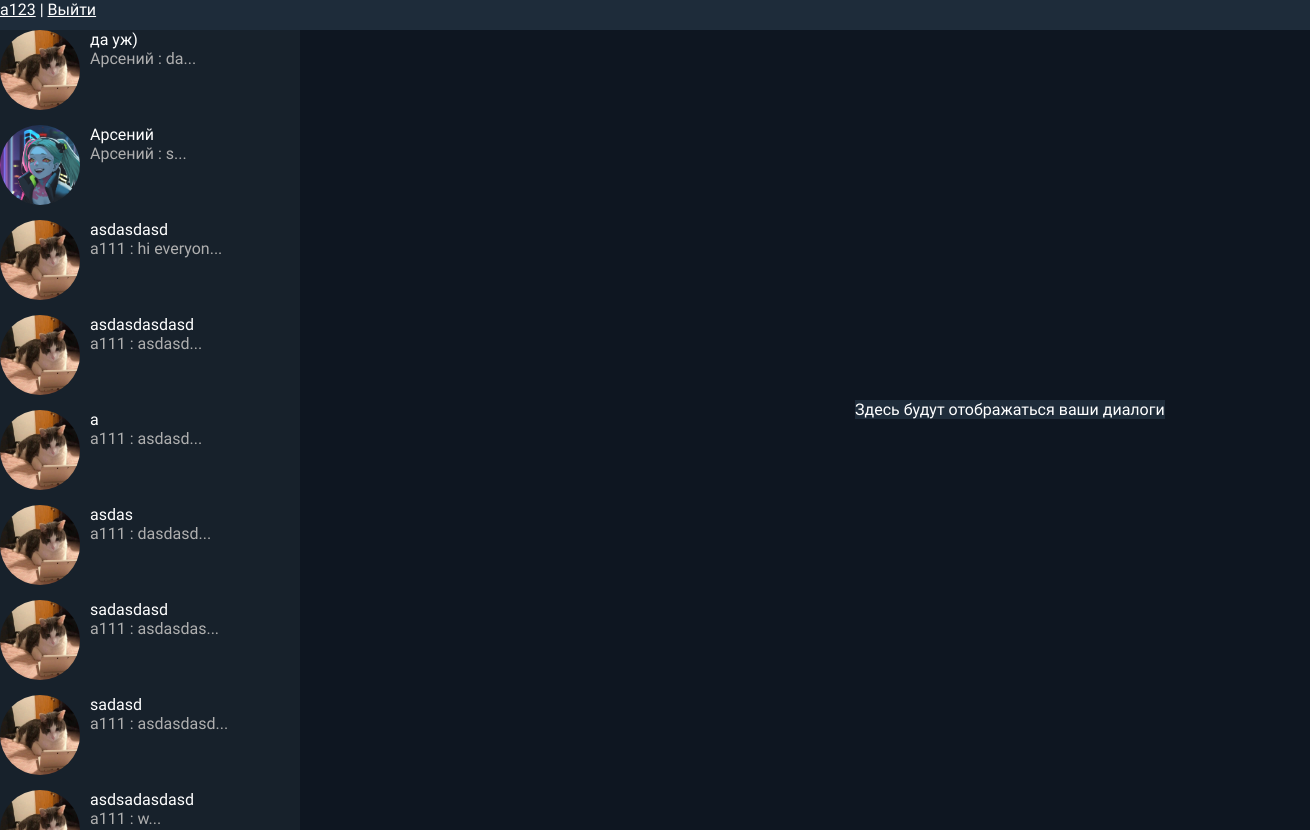
The app's page /allchats (signed in) with its own data.
### API/models.py (models this page shows, shortened)
class Chat(models.Model):
    name = models.CharField(max_length=100)
    admin = models.ForeignKey(Account, on_delete=models.CASCADE, null=True, default=None, related_name='chatadmin')
    is_private = models.ForeignKey('PrivateChat', null=True, default=None, on_delete=models.CASCADE,
                                   verbose_name='Приватный чат', related_name='chatseconduser')
    about = models.TextField(blank=True, null=True)
    chat_photo = models.ImageField(upload_to='photo/chat/%Y/%m/%d',
                                    default='photo/chat/default/Аватарка чата по умолчанию.jpg',
                                    verbose_name='Фото чата', null=True)
    time_create = models.DateTimeField(auto_now_add=True)
    class Meta:
        verbose_name = 'Чат'
        verbose_name_plural = 'Чаты'
        ordering = ['id']

class Message(models.Model):
    chat = models.ForeignKey(Chat, on_delete=models.CASCADE, related_name='message')
    user = models.ForeignKey(Account, on_delete=models.CASCADE, null=True, related_name='messagefromuser')
    message = models.TextField()
    send_time = models.DateTimeField(auto_now_add=True)
    def preview(self):
        return self.message[:10] + '...'
    class Meta:
        verbose_name = 'Сообщение'
        verbose_name_plural = 'Сообщения'
        ordering = ['send_time']

class Account(models.Model):
    user = models.OneToOneField(to=User, on_delete=models.CASCADE, verbose_name='username', related_name='account')
    name = models.CharField(max_length=100,  verbose_name='имя')
    registration_time = models.DateTimeField(auto_now_add=True, verbose_name='Дата Регистрации')
    profile_picture = models.ImageField(upload_to='photo/players/%Y/%m/%d',
                                        default='photo/players/default/Аватарка по умолчанию.jpg',
                                        verbose_name='Фото профиля')
    about = models.TextField(blank=True, null=True, verbose_name='Описание')
    sex = models.CharField(max_length = 6 ,choices = list(map(lambda x: (x[0], x[1],),[('Male', 'Мужской',), ('Female', 'Женский')])), verbose_name='Пол')
    username = models.SlugField(max_length=150)
    def __str__(self):
        return self.name
    class Meta:
        verbose_name = 'Аккаунт'
        verbose_name_plural = 'Аккаунты'

### front/views.py (the view)
# urls.py: re_path(r'^allchats$', views.AllChats.as_view(), name='chats'),
class AllChats(LoginRequiredMixin, generic.ListView):
    template_name = 'chats.html'
    context_object_name = 'chats'
    def get_queryset(self):
        chats_ids = []
        account = self.request.user.account
        for p in Participants.objects.filter(user_id=account.id):
            chats_ids.append(p.chat_id)
        if Chat.objects.filter(Q(admin_id=account.id) | Q(is_private__second_user=account)).exists():
            for c in Chat.objects.filter(Q(admin_id=account.id) | Q(is_private__second_user=account)):
                chats_ids.append(c.pk)
        return Chat.objects.filter(id__in = chats_ids)
    def dispatch(self, request, *args, **kwargs):
        if not Account.objects.filter(user_id=request.user.id).exists():
            return redirect(reverse('create_profile'))
        if (not Chat.objects.filter(Q(admin_id = request.user.account.id) |
                                   Q(is_private__second_user_id = request.user.account.id) &
                                   ~Q(is_private=None)).exists() and
                not Participants.objects.filter(user_id = request.user.account.id).exists()):
            return redirect(reverse('new_chat'))
        return super(AllChats, self).dispatch(request,*args, **kwargs)

### templates/chats.html (shortened to what this page needs)
{% extends 'flatpages/default.html' %}
{% load static %}
{% block css %}
{% static 'css/chats.css' %}
{% endblock %}
{% block content %}
<div id="content">
    <div id="chats">
        {% for chat in chats %}
        {% if chat.is_private is None %}
        <div class="chat">
            <img src="{{chat.chat_photo.url}}">
            <span class="mesandname">
                    <span class = "chat_name">{{chat.name}}</span>
                    {% for mes in chat.message.all %}
                        {% if forloop.last %}
                            <br>
                            <span class = "preview">{{mes.user}} : {{mes.preview}}</span>
                        {% endif %}
                    {% endfor %}
                </span>
        </div>
        {% else %}
        <div class="pchat">
            {% if user.account.id == chat.admin.id %}
            <img src="{{chat.is_private.second_user.profile_picture.url}}">
            {% else %}
            <img src="{{chat.admin.profile_picture.url}}">
            {% endif %}
            <span class="mesandname">
                    {% if user.account.id == chat.admin.id %}
                        <span class = "chat_name">{{chat.is_private.second_user.name}}</span>
                    {% else %}
                        <span class = "chat_name">{{chat.admin.name}}</span>
                    {% endif %}
                {% for mes in chat.message.all %}
                    {% if forloop.last %}
                        <br>
                        <span class = "preview">{{mes.user.name}} : {{mes.preview}}</span>
                    {% endif %}
                {% endfor %}
                </span>
        </div>
        {% endif %}
        {% endfor %}
    </div>
<p id="messages"><span id="nonselectedchat">Здесь будут отображаться ваши диалоги</span></p>
</div>
{% endblock %}

### templates/flatpages/default.html (shortened to what this page needs)
{% load static %}
<!DOCTYPE html>
<html lang="en">
<head>
    <link href="{% block css %}{% endblock %}" rel="stylesheet" />
</head>
<body>
<div id="header" style="background-color: #1e2c3a; height: 30px; width: auto; position:relative;
left: 0;right: 0;top: 0;bottom: 0; z-index: 1000">
    {% if user.is_authenticated %}
    <a href="{% url 'main page' user.username %}" style="background-color: #1e2c3a">{{user.username}}</a> | <a href="{% url 'registration:logout' %}" style="background-color: #1e2c3a">Выйти</a>
    {% else %}
    <a href="{% url 'registration:login' %}">Войти</a> | <a href="{% url 'registration:registration' %}">Регистрация</a>
    {% endif %}
</div>
{% block content %}
{% endblock %}
</body>
</html>

### static/css/chats.css (style rules this page uses)
#content { height: 100vh; overflow: hidden; }
#chats { width: 290px; overflow-y: auto; padding-right: 10px; display: flex; flex-direction: column; align-items: flex-start; height: calc(100vh - 20px); }
.chat { height: 100px; margin-bottom: 15px; display: flex; align-items: flex-start; }
.chat img { width: 80px; height: 80px; border-radius: 40px; float: left; position: relative; margin-right: 10px; }
.pchat { height: 100px; margin-bottom: 15px; display: flex; align-items: flex-start; }
.pchat img { width: 80px; height: 80px; border-radius: 40px; float: left; position: relative; margin-right: 10px; }
.mesandname { position: relative; }
.chat_name { font-size: 16px; }
.preview { color: #afafaf; }
#messages { background-color: #0e1621; display: inline-block; text-align: center; position: absolute; left: 300px; top: 30px; bottom: 0; }
#nonselectedchat { background-color: #1e2c3a; position: fixed; }

### templates/flatpages/default.html (style rules this page uses)
* { margin: 0; padding: 0; background-color: #17212b; color: white; font-family: "Ledger", serif; font-weight: 400; font-style: normal; }

### records on screen
Chat: chat_photo (picture), name "да уж)"
Message: user "Арсений", preview "da..."
Chat: admin.profile_picture (picture), admin.name "Арсений"
Message: user.name "Арсений", preview "s..."
Chat: chat_photo (picture), name "asdasdasd"
Message: user "a111", preview "hi everyon..."
Chat: chat_photo (picture), name "asdasdasdasd"
Message: user "a111", preview "asdasd..."
Chat: chat_photo (picture), name "a"
Message: user "a111", preview "asdasd..."
Chat: chat_photo (picture), name "asdas"
Message: user "a111", preview "dasdasd..."
Chat: chat_photo (picture), name "sadasdasd"
Message: user "a111", preview "asdasdas..."
Chat: chat_photo (picture), name "sadasd"
Message: user "a111", preview "asdasdasd..."
Chat: chat_photo (picture), name "asdsadasdasd"
Message: user "a111", preview "w..."

### other values on screen
{{ user.username }} "a123"
